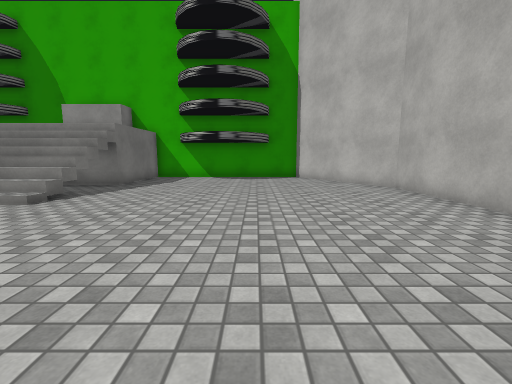
view 1 (above)

16 first-person views from a walk through a 3-D level made in the Unity game engine. The camera is 1.2 m above the floor, tilts 8° down and sees 90° across. The floor is counted in squares, 1 m on a side. Each view is taken from the middle of a square. On the plan, view 1 faces up. The plan holds only what a view shows up to about 12 squares ahead; the rest is blank. The place goes on beyond the plan. The player is left out. Some surface patterns are stand-ins.

view 2
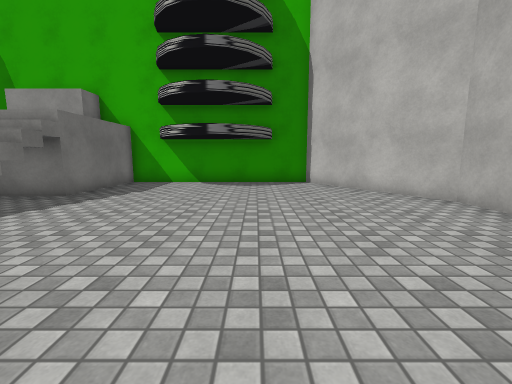

view 3
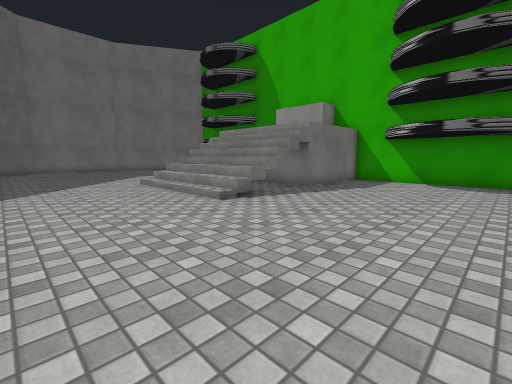

view 4
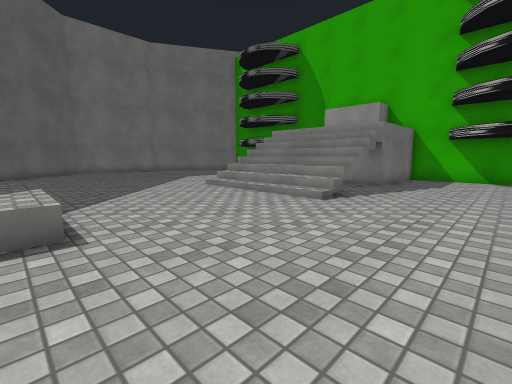

view 5
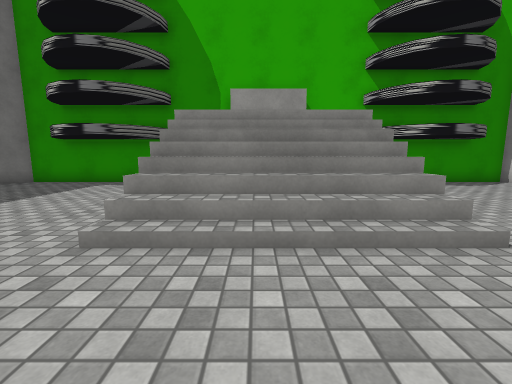

view 6
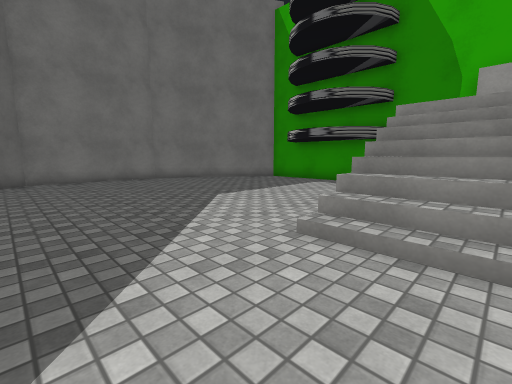

view 7
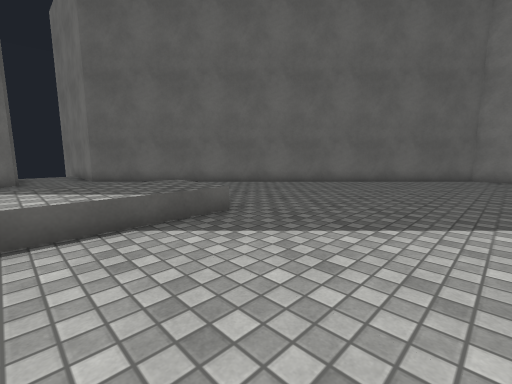

view 8
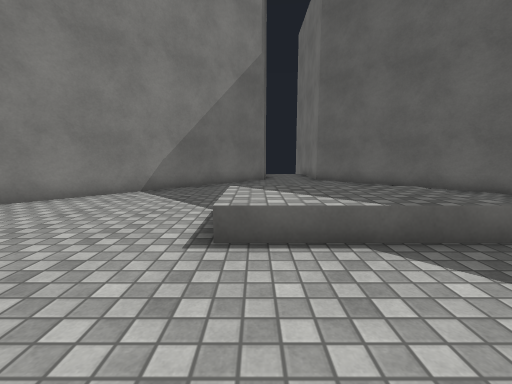

view 9
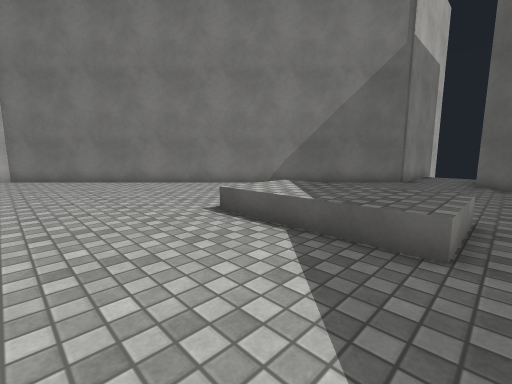

view 10
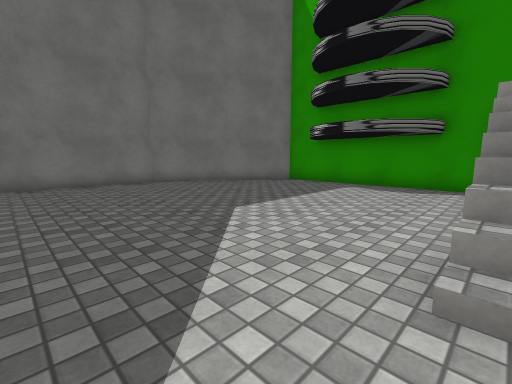

view 11
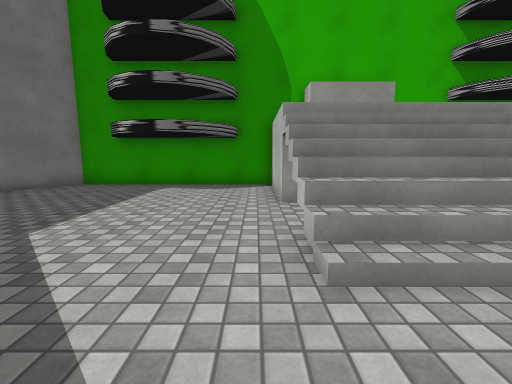

view 12
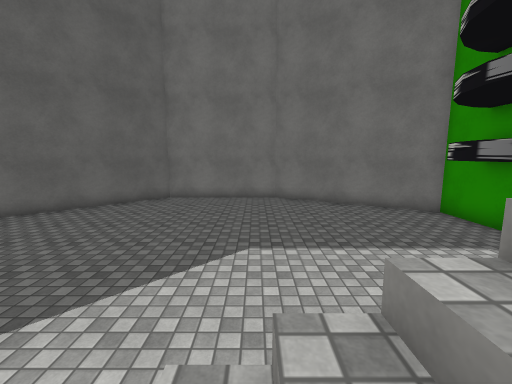

view 13
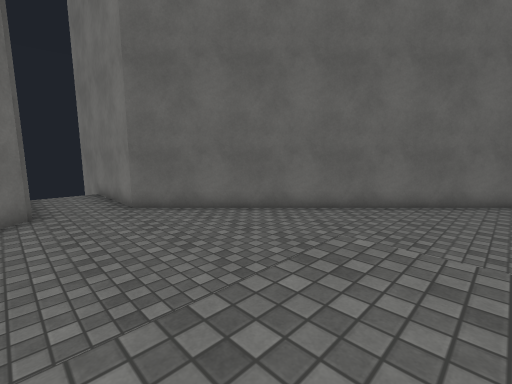

view 14
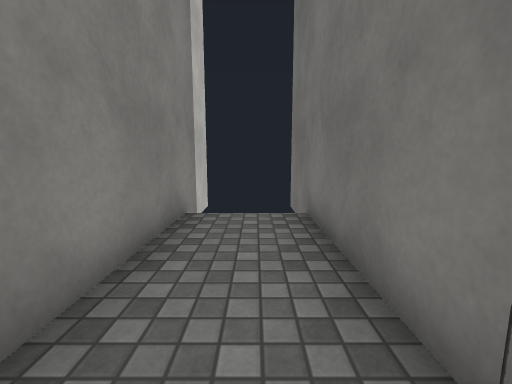

view 15
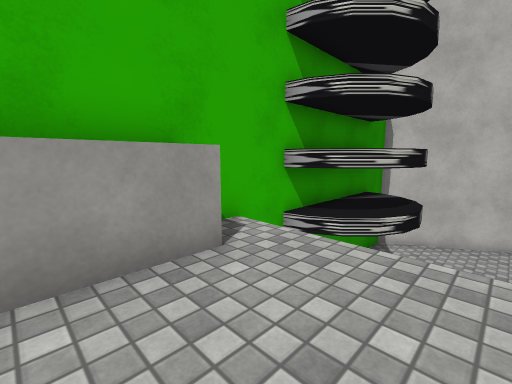

view 16
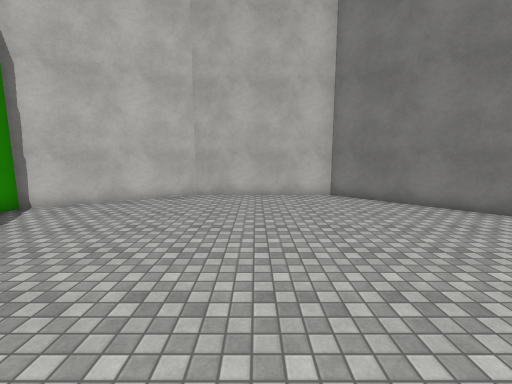

### Floor plan
Key: @ floor where view 1 was taken; # wall or solid block; . main floor; : floor 0.5 m higher than the main floor; + floor 2.5 m higher than the main floor; / step, stairs or slope; ^ raised ledge.
Columns run from 23 left of view 1 to 5 right of it. Each row starts with its distance up from view 1.
 15    ###########^^###########
 14    #........+^^^^+........#
 13   ##........+ ++++........##
 12  ##.........+ ++++.........##
 11  #..........+ ++++..........#
 10 ##..........//////..........#
  9 #...........//////..........#
  8 #...........//////..........#
  7 #...........//////..........#
  6 #...........//////..........#
  5 #...........................#
  4 #...........................#
  3 ##..........................#
  2  ##........................##
  1   ##......................##
  0    ##........::::......@.##
 -1     ##.......::::.......##
 -2      ##......////......##
 -3       ##..............##
 -4        ##............##
 -5         ##..........##
 -6          ##........##
 -7           ##......##
 -8            ##....##
 -9             ##..##
-10              #..#
-11              #..#
-12              #..#
-13              #..#
-14              #  #

Where each view was taken, in squares from view 1:
view 1: 0 up, 0 right, facing up
view 2: 3 up, 0 right, facing up
view 3: 2 up, 0 right, facing up-left
view 4: 0 up, 2 left, facing up-left
view 5: 3 up, 9 left, facing up
view 6: 3 up, 9 left, facing up-left
view 7: 5 up, 7 left, facing down-left
view 8: 4 up, 7 left, facing down
view 9: 4 up, 11 left, facing down-right
view 10: 4 up, 11 left, facing up-left
view 11: 4 up, 12 left, facing up
view 12: 8 up, 10 left, facing left
view 13: 0 up, 7 left, facing down-left
view 14: 8 down, 9 left, facing down
view 15: 11 up, 9 left, facing up-right
view 16: 7 up, 6 left, facing right
